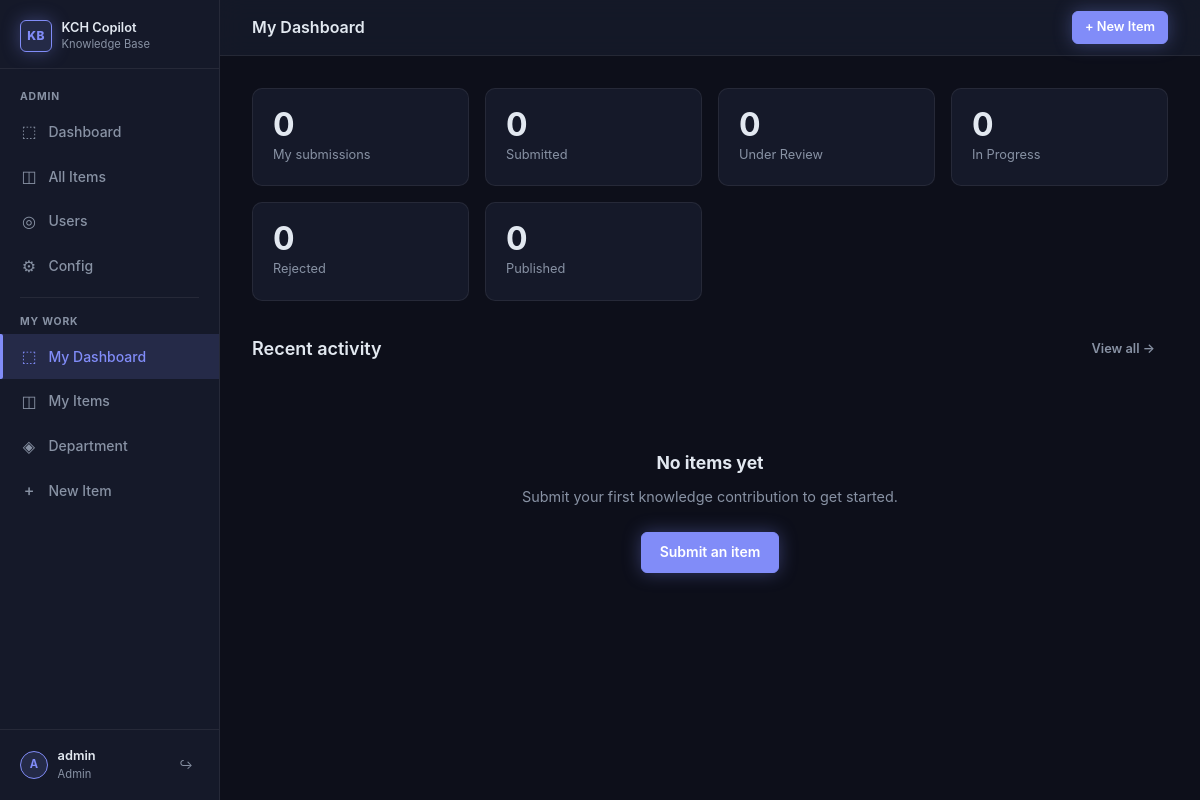
Screenshot of /app/dashboard (signed in) with the database file from the repository.
### models.py (models this page shows)
class User(Base):
    __tablename__ = "users"
    id = Column(Integer, primary_key=True, autoincrement=True)
    username = Column(String, unique=True, nullable=False)
    password_hash = Column(String, nullable=False)
    is_admin = Column(Boolean, default=False)
    is_active = Column(Boolean, default=True)
    department_id = Column(Integer, ForeignKey("departments.id", ondelete="SET NULL"), nullable=True)
    created_at = Column(DateTime, default=datetime.utcnow)
    last_login = Column(DateTime, nullable=True)
    department = relationship("Department", back_populates="users")
    items = relationship("KnowledgeItem", back_populates="owner")
    status_changes = relationship("StatusHistory", back_populates="changed_by")
    audit_logs = relationship("AuditLog", back_populates="actor")

class Status(Base):
    __tablename__ = "statuses"
    id = Column(Integer, primary_key=True, autoincrement=True)
    name = Column(String, nullable=False)
    sort_order = Column(Integer, default=0)
    admin_only = Column(Boolean, default=False)
    color_class = Column(String, default="status-default")
    is_active = Column(Boolean, default=True)
    items = relationship("KnowledgeItem", back_populates="status")
    history_from = relationship(
        "StatusHistory", foreign_keys="StatusHistory.from_status_id", back_populates="from_status"
    )
    history_to = relationship(
        "StatusHistory", foreign_keys="StatusHistory.to_status_id", back_populates="to_status"
    )

### routers/app.py (the view)
@router.get("/dashboard", response_class=HTMLResponse)
async def dashboard(
    request: Request,
    session: dict = Depends(require_session),
    db: Session = Depends(get_db),
):
    user_id = session["user_id"]
    user = _get_user(session, db)
    statuses = db.query(Status).filter(Status.is_active == True).order_by(Status.sort_order).all()
    counts = {}
    for s in statuses:
        counts[s.name] = db.query(KnowledgeItem).filter(
            KnowledgeItem.owner_id == user_id,
            KnowledgeItem.status_id == s.id,
        ).count()
    total = db.query(KnowledgeItem).filter(KnowledgeItem.owner_id == user_id).count()
    dept_total = None
    if user and user.department_id:
        dept_total = db.query(KnowledgeItem).filter(
            KnowledgeItem.department_id == user.department_id
        ).count()
    recent = (
        db.query(KnowledgeItem)
        .filter(KnowledgeItem.owner_id == user_id)
        .order_by(KnowledgeItem.updated_at.desc())
        .limit(5)
        .all()
    )
    return templates.TemplateResponse("app/dashboard.html", {
        "request": request,
        "status_counts": counts,
        "total": total,
        "dept_total": dept_total,
        "department": user.department if user else None,
        "recent_items": recent,
        "statuses": statuses,
    })

### templates/app/dashboard.html (shortened to what this page needs)
{% extends "base.html" %}
{% block page_title %}My Dashboard{% endblock %}
{% block header_actions %}
  <a href="/app/items/new" class="btn btn-primary btn-sm">+ New Item</a>
{% endblock %}
{% block content %}
<div class="kpi-grid">
  <div class="kpi-card">
    <div class="kpi-value">{{ total }}</div>
    <div class="kpi-label">My submissions</div>
  </div>
  {% for status in statuses %}
  <div class="kpi-card">
    <div class="kpi-value">{{ status_counts.get(status.name, 0) }}</div>
    <div class="kpi-label">{{ status.name }}</div>
  </div>
  {% endfor %}
</div>
<div class="section-header">
  <span class="section-title">Recent activity</span>
  <a href="/app/items" class="btn btn-ghost btn-sm">View all →</a>
</div>
{% if recent_items %}
<div class="table-wrap">
  <table>
    <thead>
      <tr>
        <th>Title</th>
        <th>Source</th>
        <th>Status</th>
        <th>Review</th>
        <th>Updated</th>
      </tr>
    </thead>
    <tbody>
      {% for item in recent_items %}
      <tr>
        <td>
          <a href="/app/items/{{ item.id }}" style="color:var(--text);font-weight:500;">{{ item.title }}</a>
        </td>
        <td class="text-muted text-sm">{{ item.source.name if item.source else "—" }}</td>
        <td>
          {% if item.status %}
          <span class="badge {{ item.status.color_class }}">{{ item.status.name }}</span>
          {% else %}
          <span class="text-muted text-sm">—</span>
          {% endif %}
        </td>
        <td class="text-muted text-sm">{{ review_label(item.review_due_date) or "—" }}</td>
        <td class="text-muted text-sm">
          {{ item.updated_at.strftime("%d %b %Y") if item.updated_at else "—" }}
        </td>
      </tr>
      {% endfor %}
    </tbody>
  </table>
</div>
{% else %}
<div class="empty-state">
  <h3>No items yet</h3>
  <p>Submit your first knowledge contribution to get started.</p>
  <a href="/app/items/new" class="btn btn-primary">Submit an item</a>
</div>
{% endif %}
{% endblock %}

### templates/base.html (shortened to what this page needs)
<!DOCTYPE html>
<html lang="en">
<head>
  <link rel="stylesheet" href="/static/style.css">
</head>
<body>
<div class="shell">
  <nav class="sidebar">
    <div class="sidebar-logo">
      <div class="logo-mark">
        <div class="logo-icon">KB</div>
        <div class="logo-text">
          KCH Copilot
          <div class="logo-sub">Knowledge Base</div>
        </div>
      </div>
    </div>
    <div class="nav-section">
      {% if is_admin(request) %}
        <div class="nav-label">Admin</div>
        <a href="/admin" class="nav-item {% if request.url.path == '/admin' %}active{% endif %}">
          <span class="nav-icon">⬚</span> Dashboard
        </a>
        <a href="/admin/items" class="nav-item {% if '/admin/items' in request.url.path %}active{% endif %}">
          <span class="nav-icon">◫</span> All Items
        </a>
        <a href="/admin/users" class="nav-item {% if '/admin/users' in request.url.path %}active{% endif %}">
          <span class="nav-icon">◎</span> Users
        </a>
        <a href="/admin/config" class="nav-item {% if '/admin/config' in request.url.path %}active{% endif %}">
          <span class="nav-icon">⚙</span> Config
        </a>
        <div class="nav-divider"></div>
        <div class="nav-label">My Work</div>
      {% endif %}
      <a href="/app/dashboard" class="nav-item {% if '/app/dashboard' in request.url.path %}active{% endif %}">
        <span class="nav-icon">⬚</span> My Dashboard
      </a>
      <a href="/app/items" class="nav-item {% if '/app/items' in request.url.path and '/app/items/new' not in request.url.path and '/app/department' not in request.url.path %}active{% endif %}">
        <span class="nav-icon">◫</span> My Items
      </a>
      <a href="/app/department" class="nav-item {% if '/app/department' in request.url.path %}active{% endif %}">
        <span class="nav-icon">◈</span> Department
      </a>
      <a href="/app/items/new" class="nav-item {% if '/app/items/new' in request.url.path %}active{% endif %}">
        <span class="nav-icon">+</span> New Item
      </a>
    </div>
    <div class="sidebar-footer">
      <div class="user-chip">
        <div class="user-avatar">{{ current_username(request)[:1] | upper }}</div>
        <div class="user-info">
          <div class="user-name">{{ current_username(request) }}</div>
          <div class="user-role">{% if is_admin(request) %}Admin{% else %}Contributor{% endif %}</div>
        </div>
        <a href="/logout" class="logout-btn" title="Sign out">↪</a>
      </div>
    </div>
  </nav>
  <div class="main-wrap">
    <header class="top-header">
      <span class="page-title">{% block page_title %}{% endblock %}</span>
      {% block header_actions %}{% endblock %}
    </header>
    <main class="page-content">
      {% block content %}{% endblock %}
    </main>
  </div>
</div>
</body>
</html>

### rows the page displays
User: username "admin"
Status: get "0", name "Submitted"
Status: get "0", name "Under Review"
Status: get "0", name "In Progress"
Status: get "0", name "Rejected"
Status: get "0", name "Published"

### other values shown
{{ current_username(request)[:1] | upper }} "A"
{{ total }} "0"
